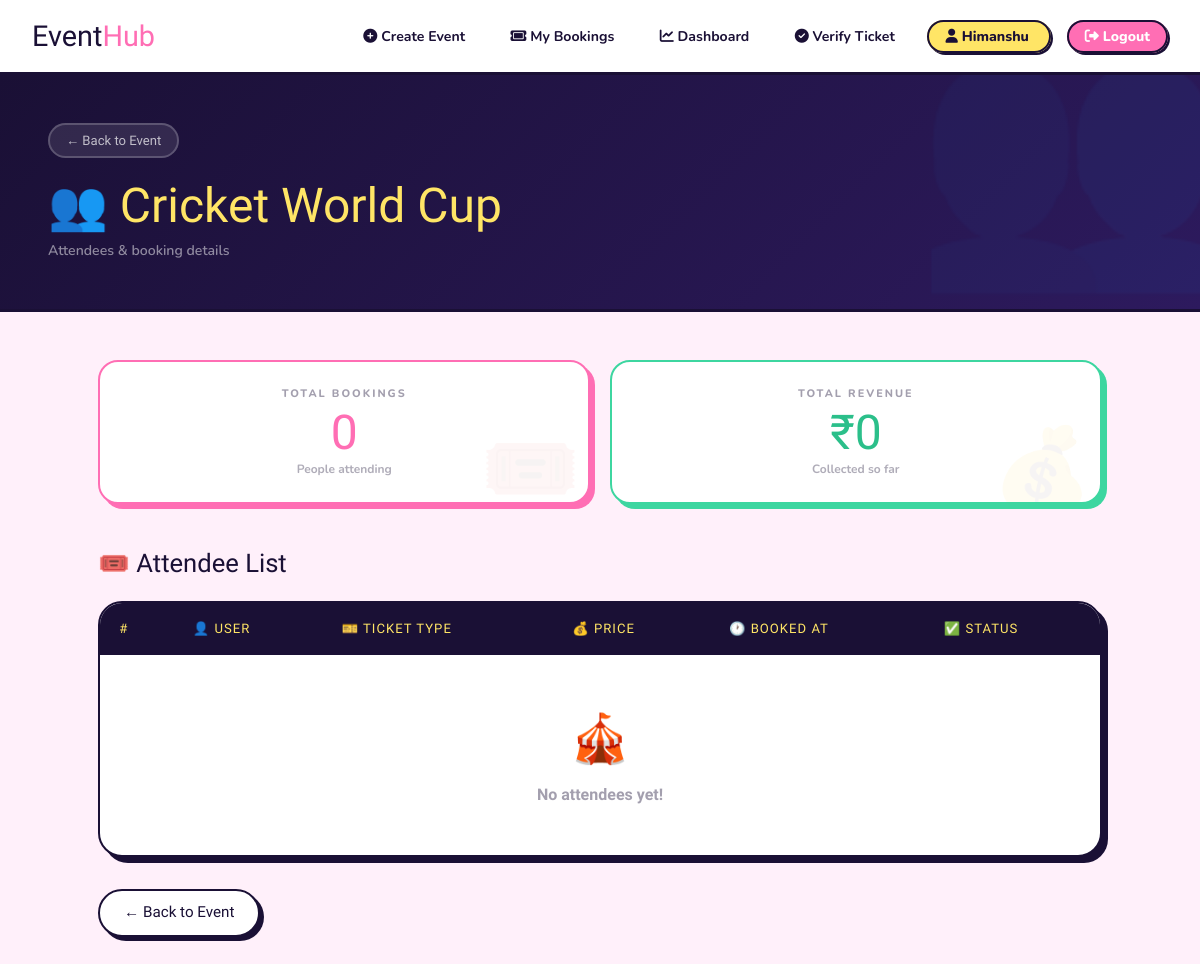
/event/4/attendees/ (signed in), run on an earlier commit of the app's database.
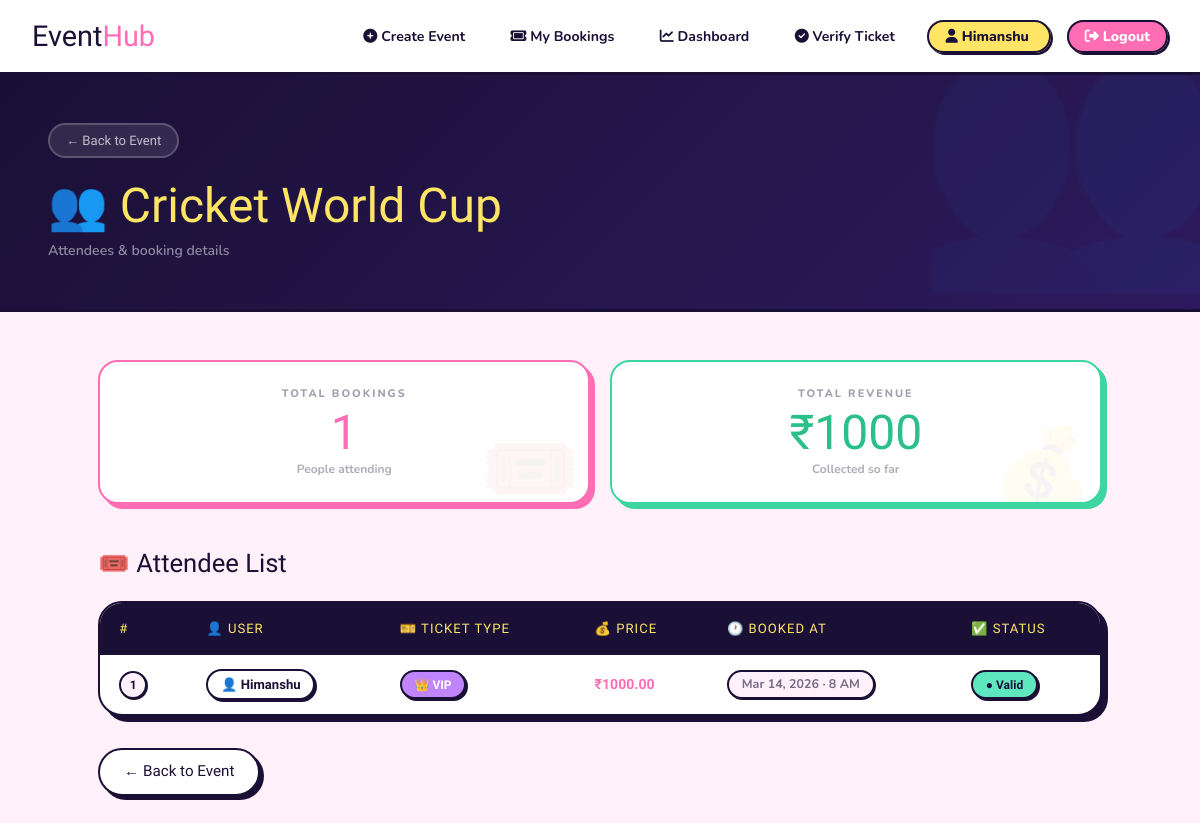
And on a later commit of the database.
### events/models.py (models this page shows, shortened)
class Booking(models.Model):
    TICKET_CHOICES = [
        ('Regular', 'Regular'),
        ('VIP', 'VIP'),
    ]
    event = models.ForeignKey(Event, on_delete=models.CASCADE)
    user = models.ForeignKey(User, on_delete=models.CASCADE)
    ticket_type = models.CharField(max_length=20, choices=TICKET_CHOICES, default='Regular')
    price = models.DecimalField(max_digits=8, decimal_places=2, default=0)
    booked_at = models.DateTimeField(auto_now_add=True)
    qr_code = models.ImageField(upload_to='qr_codes/', blank=True, null=True)
    is_used = models.BooleanField(default=False)

### events/views.py (the view)
# urls.py: path('event/<int:id>/attendees/', views.event_attendees, name='event_attendees'),
@login_required
def event_attendees(request, id):
    event = get_object_or_404(Event, id=id)
    if request.user != event.created_by and not request.user.is_superuser:
        return redirect('event_detail', id=id)
    bookings = Booking.objects.filter(event=event).order_by('-booked_at')
    total_revenue = bookings.aggregate(
        total=Sum('price')
    )['total'] or 0
    context = {
        'event':         event,
        'bookings':      bookings,
        'total_revenue': total_revenue,
    }
    return render(request, 'events/event_attendees.html', context)

### events/templates/events/event_attendees.html (shortened to what this page needs)
{% extends 'events/base.html' %}
{% block content %}
<div class="attendees-header">
  <a href="{% url 'event_detail' event.id %}" class="back-btn">
    ← Back to Event
  </a>
  <h1>👥 <em>{{ event.title }}</em></h1>
  <p>Attendees & booking details</p>
</div>
<div class="attendees-wrap">
  <div class="stats-row">
    <div class="stat-card stat-pink" data-emoji="🎟️">
      <div class="stat-label">Total Bookings</div>
      <div class="stat-value">{{ bookings|length }}</div>
      <div class="stat-sub">People attending</div>
    </div>
    <div class="stat-card stat-mint" data-emoji="💰">
      <div class="stat-label">Total Revenue</div>
      <div class="stat-value">₹{{ total_revenue }}</div>
      <div class="stat-sub">Collected so far</div>
    </div>
  </div>
  <div class="section-title">🎟️ Attendee List</div>
  <div class="table-card">
    <table class="attendees-table">
      <thead>
        <tr>
          <th>#</th>
          <th>👤 User</th>
          <th>🎫 Ticket Type</th>
          <th>💰 Price</th>
          <th>🕐 Booked At</th>
          <th>✅ Status</th>
        </tr>
      </thead>
      <tbody>
        {% for booking in bookings %}
        <tr>
          <td><span class="row-num">{{ forloop.counter }}</span></td>
          <td>
            <span class="user-badge">
              👤 {{ booking.user.username }}
            </span>
          </td>
          <td>
            <span class="ticket-badge
              {% if booking.ticket_type == 'VIP' %}badge-vip
              {% else %}badge-regular{% endif %}">
              {% if booking.ticket_type == 'VIP' %}👑{% else %}🎟️{% endif %}
              {{ booking.ticket_type }}
            </span>
          </td>
          <td>
            <span style="font-family:'Fredoka One',cursive;color:var(--pink)">
              ₹{{ booking.price }}
            </span>
          </td>
          <td>
            <span class="date-badge">
              {{ booking.booked_at|date:"M d, Y · g A" }}
            </span>
          </td>
          <td>
            {% if booking.is_used %}
              <span class="ticket-badge"
                style="background:rgba(26,16,53,0.1);color:rgba(26,16,53,0.5)">
                ✓ Used
              </span>
            {% else %}
              <span class="ticket-badge"
                style="background:var(--mint);color:var(--dark)">
                ● Valid
              </span>
            {% endif %}
          </td>
        </tr>
        {% empty %}
        <tr class="empty-row">
          <td colspan="6">
            <span class="empty-emoji-big">🎪</span>
            <span class="empty-msg">No attendees yet!</span>
          </td>
        </tr>
        {% endfor %}
      </tbody>
    </table>
  </div>
  <a href="{% url 'event_detail' event.id %}" class="btn-back-bottom">
    ← Back to Event
  </a>
</div>
{% endblock %}

What changed in the data, as far as the page shows it:
added Booking: user.username "Himanshu", ticket_type "VIP", price "1000.00", booked_at "Mar 14, 2026 · 8 AM", is_used "● Valid"
Also different on the page:
{{ bookings|length }}: "0" → "1"
{{ total_revenue }}: "0" → "1000"
text no longer shown: "🎪 No attendees yet!"
